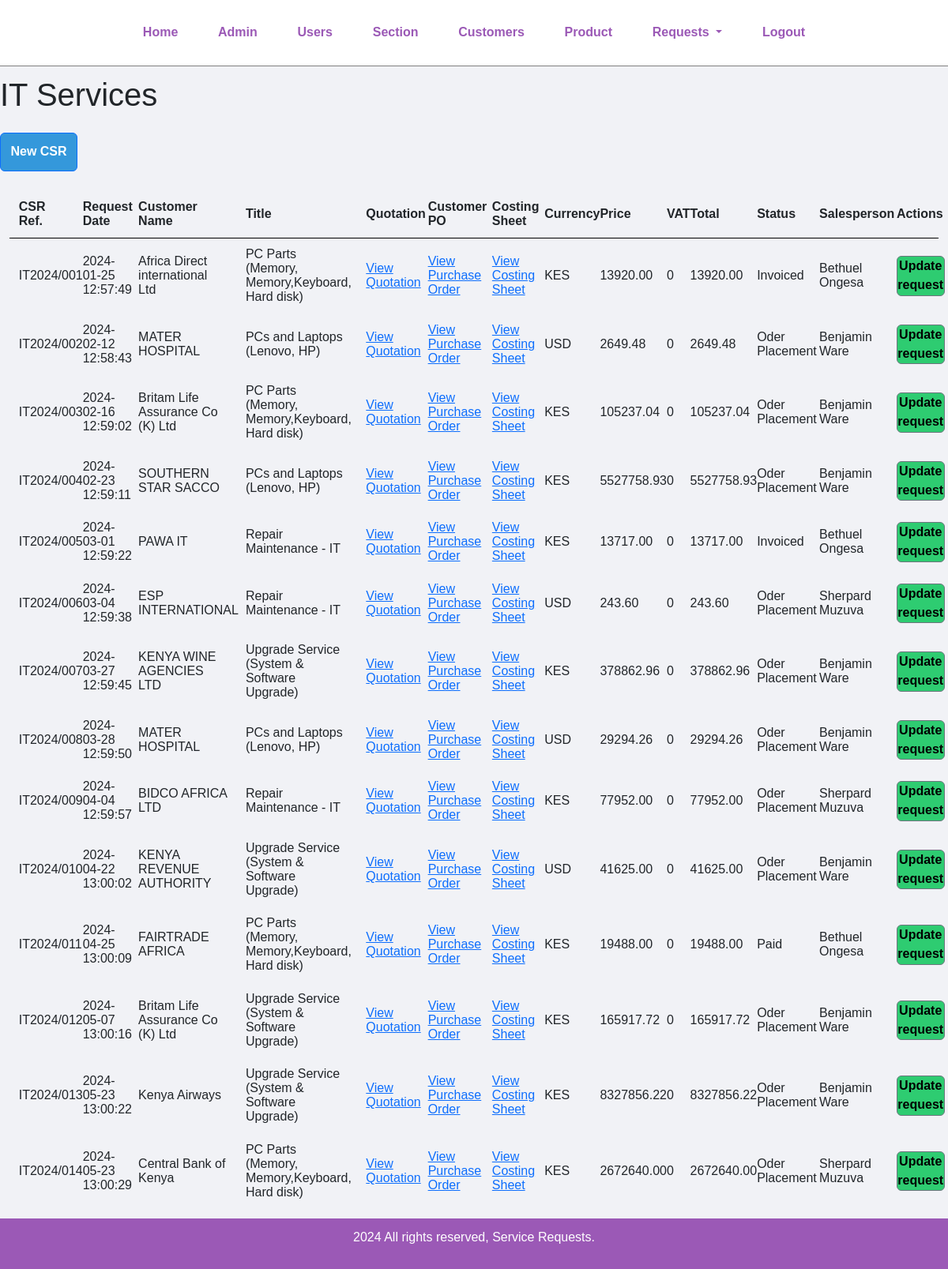
The page /manage-it-request.php (signed in) on the database as committed earlier.
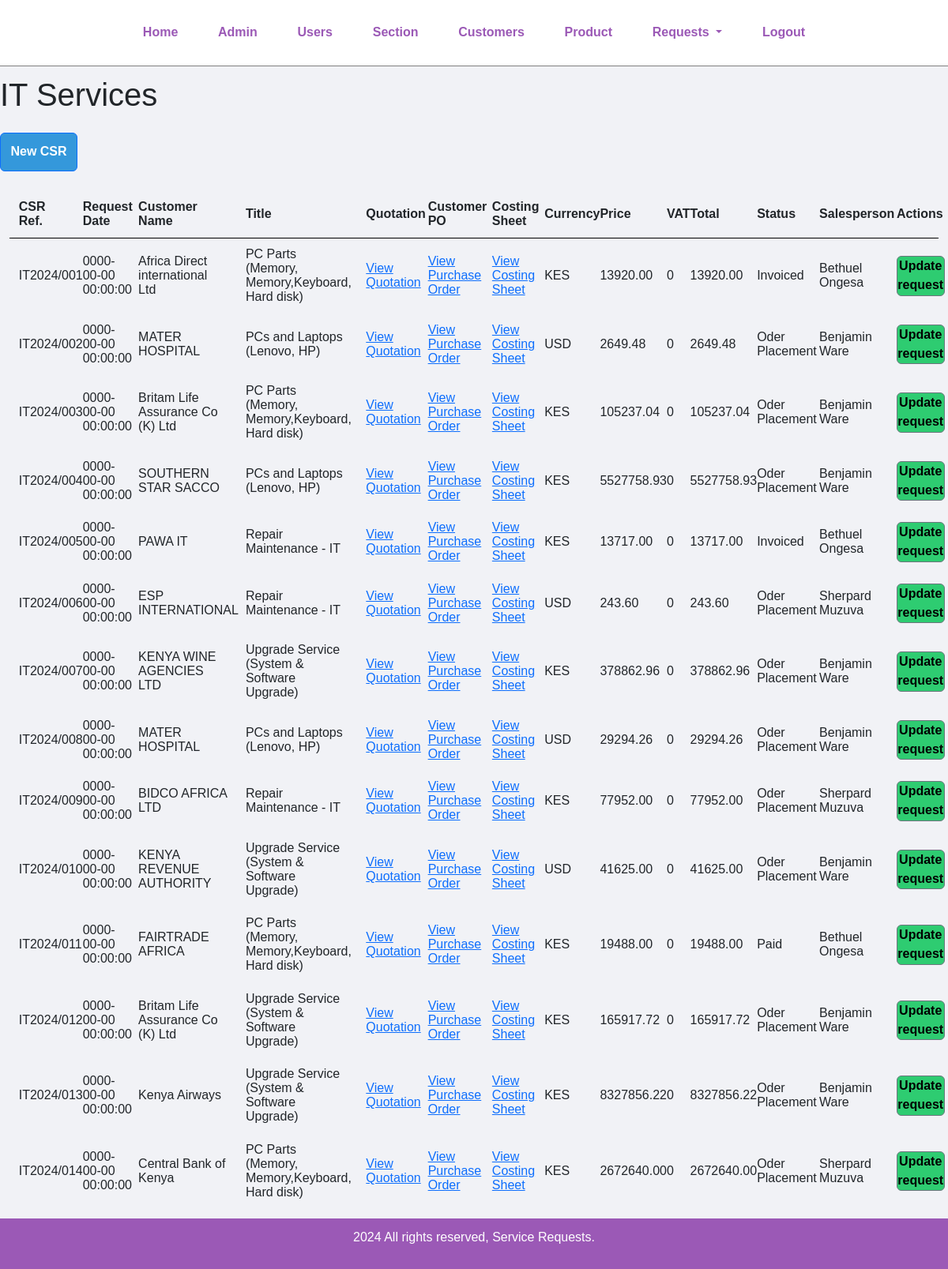
The same page on the database as committed later.
### tables this page shows
CREATE TABLE `tbl_it_request` (
  `id` int(10) UNSIGNED NOT NULL,
  `request_date` timestamp NOT NULL DEFAULT current_timestamp() ON UPDATE current_timestamp(),
  `customer_name` varchar(150) NOT NULL,
  `quotation` varchar(255) NOT NULL,
  `customer_po` varchar(255) NOT NULL,
  `costing_sheet` varchar(255) NOT NULL,
  `currency` varchar(10) NOT NULL,
  `price` decimal(10,2) NOT NULL,
  `vat` decimal(10,0) NOT NULL,
  `total` decimal(10,2) NOT NULL,
  `status` varchar(50) NOT NULL,
  `sales_person` varchar(150) NOT NULL,
  `description` varchar(150) NOT NULL,
  `title` varchar(150) NOT NULL
);

CREATE TABLE `tbl_customer` (
  `id` int(10) UNSIGNED NOT NULL,
  `customer_name` varchar(150) DEFAULT NULL,
  `customer_contact` varchar(20) DEFAULT NULL,
  `customer_email` varchar(150) DEFAULT NULL,
  `customer_address` varchar(255) DEFAULT NULL,
  `featured` varchar(10) NOT NULL,
  `active` varchar(10) NOT NULL
);

CREATE TABLE `tbl_product` (
  `id` int(10) UNSIGNED NOT NULL,
  `title` varchar(100) NOT NULL,
  `section_id` int(10) UNSIGNED NOT NULL,
  `featured` varchar(10) NOT NULL,
  `active` varchar(10) NOT NULL
);

CREATE TABLE `tbl_user` (
  `id` int(11) NOT NULL,
  `user_name` varchar(50) NOT NULL,
  `email` varchar(50) NOT NULL,
  `role` varchar(30) NOT NULL,
  `department` enum('IT','TS') NOT NULL
);

### manage-it-request.php (the view, shortened to what this page needs)
<?php include('partials/menu.php'); ?>
<div class="main-content">
    <div class="wrapper" style="width:100%">
        <h1 class="row mb-4">IT Services</h1>
        <a href="add-it-request.php" class="btn btn-primary col-sm-1 row mb-4">New CSR</a>
        <table class="tbl-full">
            <tr>
                <th>CSR Ref.</th>
                <th>Request Date</th>
                <th>Customer Name</th>
                <th>Title</th>
                <th>Quotation</th>
                <th>Customer PO</th>
                <th>Costing Sheet</th>
                <th>Currency</th>
                <th>Price</th>
                <th>VAT</th>
                <th>Total</th>
                <th>Status</th>
                <th>Salesperson</th>
                <th>Actions</th>
            </tr>
            <?php
                $sql = "
                    SELECT * FROM tbl_it_request
                    JOIN
                        tbl_customer ON tbl_it_request.customer_name = tbl_customer.id
                    JOIN
                        tbl_product ON tbl_it_request.title = tbl_product.id
                    JOIN
                        tbl_user ON tbl_it_request.sales_person = tbl_user.id
                    ORDER BY
                        tbl_it_request.id ASC
                ";
                $res = mysqli_query($conn, $sql);
                $count = mysqli_num_rows($res);
                $sn = 1;
                if($count > 0) {
                    while($row = mysqli_fetch_assoc($res)) {
                        $id = $row['id'];
                        $request_date = $row['request_date'];
                        $customer_name = $row['customer_name'];
                        $title = $row['title'];
                        $quotation = $row['quotation'];
                        $customer_po = $row['customer_po'];
                        $costing_sheet = $row['costing_sheet'];
                        $currency = $row['currency'];
                        $price = $row['price'];
                        $vat = $row['vat'];
                        $total = $row['total'];
                        $status = $row['status'];
                        $salesperson = $row['user_name'];
                        ?>
                        <tr>
                            <td><?php echo "IT" . date("Y") . "/" . sprintf('%03d', $sn++); ?></td>
                            <td><?php echo $request_date; ?></td>
                            <td><?php echo $customer_name; ?></td>
                            <td><?php echo $title; ?></td>
                            <td>
                                <?php
                                    if ($quotation != "") {
                                        ?>
                                        <a href="<?php echo SITEURL; ?>uploads/files_it/quotation/<?php echo $quotation; ?>" target="_blank">View Quotation</a>
                                    <?php
                                    } else {
                                        echo "<div class='error'>Please attach quotation.</div>";
                                    }
                                ?>
                            </td>
                            <td>
                                <?php
                                    if ($customer_po != "") {
                                        ?>
                                        <a href="<?php echo SITEURL; ?>uploads/files_it/po/<?php echo $customer_po; ?>" target="_blank">View Purchase Order</a>
                                    <?php
                                    } else {
                                        echo "<div class='error'>Please attach purchase order.</div>";
                                    }
                                ?>
                            </td>
                            <td>
                                <?php
                                    if ($costing_sheet != "") {
                                        ?>
                                        <a href="<?php echo SITEURL; ?>uploads/files_it/costing/<?php echo $costing_sheet; ?>" target="_blank">View Costing Sheet</a>
                                    <?php
                                    } else {
                                        echo "<div class='error'>Please attach costing sheet.</div>";
                                    }
                                ?>
                            </td>
                            <td><?php echo $currency; ?></td>
                            <td><?php echo $price; ?></td>
                            <td><?php echo $vat; ?></td>
                            <td><?php echo $total; ?></td>
                            <td><?php echo $status; ?></td>
                            <td><?php echo $salesperson; ?></td>
                            <td>
                                <a href="<?php echo SITEURL; ?>update-it-request.php?id=<?php echo $id; ?>" class="btn btn-secondary col-sm-2.5">Update request</a>
                            </td>
                        </tr>
                        <?php
                    }
                } else {
                    echo "<tr><td colspan='14' class='error'>No request available</td></tr>";
                }
            ?>
        </table>
    </div>
</div>
<?php include('partials/footer.php'); ?>

### partials/menu.php (shortened to what this page needs)
<html>
<head>
    <link href="https://cdn.jsdelivr.net/npm/bootstrap@5.3.3/dist/css/bootstrap.min.css" rel="stylesheet">
    <link rel="stylesheet" href="css/admin.css">
</head>
<body>
    <div class="menu text-center">
        <div class="wrapper">
            <ul class="nav justify-content-center">
                <li class="nav-item"><a class="nav-link" href="index.php">Home</a></li>
                <li class="nav-item"><a class="nav-link" href="manage-admin.php">Admin</a></li>
                <li class="nav-item"><a class="nav-link" href="manage-user.php">Users</a></li>
                <li class="nav-item"><a class="nav-link" href="manage-section.php">Section</a></li>
                <li class="nav-item"><a class="nav-link" href="manage-customer.php">Customers</a></li>
                <li class="nav-item"><a class="nav-link" href="manage-product.php">Product</a></li>
                <li class="nav-item dropdown">
                    <a class="nav-link dropdown-toggle" href="#" id="dropdownMenuButton" role="button" data-bs-toggle="dropdown" aria-expanded="false">
                        Requests
                    </a>
                </li>
                <li class="nav-item"><a class="nav-link" href="logout.php">Logout</a></li>
            </ul>
        </div>
    </div>
</body>
</html>

### partials/footer.php
<div class="footer">
            <div class="wrapper">
                <p class="text-center">2024 All rights reserved, Service Requests.</a></p>
            </div>
        </div>
    </body>
</html>

### css/admin.css (style rules this page uses)
* { margin: 0; padding: 0; font-family: Arial, Helvetica, sans-serif; }
.wrapper { padding: 1%; width: 80%; margin: 0 auto; }
.text-center { text-align: center; }
.tbl-full { width: 100%; }
table tr th { border-bottom: 1px solid black; padding: 1%; text-align: left; }
table tr td { padding: 1%; }
.btn-primary { background-color: #3498db; padding: 1%; color: white; text-decoration: none; font-weight: bold; }
.btn-secondary { background-color: #2ecc71; padding: 1%; color: black; text-decoration: none; font-weight: bold; }
.menu { border-bottom: 1px solid grey; }
.menu ul { list-style-type: none; }
.menu ul li { display: inline; padding: 1%; }
.menu ul li a { text-decoration: none; font-weight: bold; color: #9b59b6; }
.main-content { background-color: #f1f2f6; }
.footer { background-color: #9b59b6; color: white; }

Rows that differ between the two databases and show on the page:
changed tbl_it_request "Africa Direct international Ltd": request_date "2024-01-25 12:57:49" → "0000-00-00 00:00:00"
changed tbl_it_request (number 2 of 14 on the later page): request_date "2024-02-12 12:58:43" → "0000-00-00 00:00:00"
changed tbl_it_request (number 3 of 14 on the later page): request_date "2024-02-16 12:59:02" → "0000-00-00 00:00:00"
changed tbl_it_request "SOUTHERN STAR SACCO": request_date "2024-02-23 12:59:11" → "0000-00-00 00:00:00"
changed tbl_it_request "PAWA IT": request_date "2024-03-01 12:59:22" → "0000-00-00 00:00:00"
changed tbl_it_request "ESP INTERNATIONAL": request_date "2024-03-04 12:59:38" → "0000-00-00 00:00:00"
changed tbl_it_request "KENYA WINE AGENCIES LTD": request_date "2024-03-27 12:59:45" → "0000-00-00 00:00:00"
changed tbl_it_request (number 8 of 14 on the later page): request_date "2024-03-28 12:59:50" → "0000-00-00 00:00:00"
changed tbl_it_request "BIDCO AFRICA LTD": request_date "2024-04-04 12:59:57" → "0000-00-00 00:00:00"
changed tbl_it_request "KENYA REVENUE AUTHORITY": request_date "2024-04-22 13:00:02" → "0000-00-00 00:00:00"
changed tbl_it_request "Paid": request_date "2024-04-25 13:00:09" → "0000-00-00 00:00:00"
changed tbl_it_request (number 12 of 14 on the later page): request_date "2024-05-07 13:00:16" → "0000-00-00 00:00:00"
changed tbl_it_request "Kenya Airways": request_date "2024-05-23 13:00:22" → "0000-00-00 00:00:00"
changed tbl_it_request "Central Bank of Kenya": request_date "2024-05-23 13:00:29" → "0000-00-00 00:00:00"
